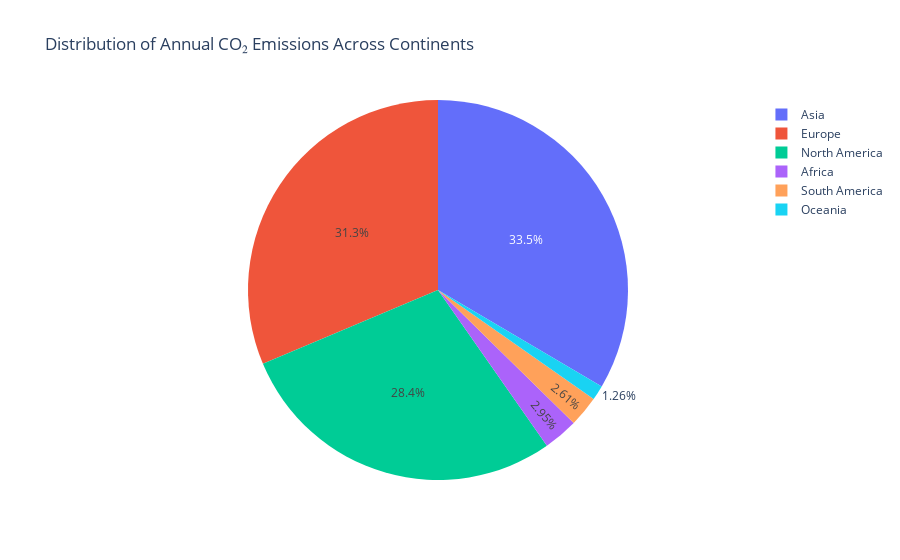

Notebook source saved alongside this figure:
### Markdown cell above
### 1. Top emitters by continent in 2022

### Code cell
continents_to_analyze = ['Africa', 'Asia', 'Europe', 'North America', 'Oceania', 'South America']

# Filter the DataFrame for the desired continents
filtered_df = merged_df[merged_df['Entity'].isin(continents_to_analyze)]

# Sum up the annual CO₂ emissions for each continent
continent_emissions = filtered_df.groupby('Entity')['Annual CO₂ emissions'].sum().reset_index()

# Create a pie chart
fig = px.pie(continent_emissions, values='Annual CO₂ emissions', names='Entity', 
             title='Distribution of Annual CO₂ Emissions Across Continents')

# Show the interactive chart
fig.show()

### Figure 1 — Plotly figure (JSON) as saved in the notebook; plotly's stock layout.template omitted (floating-point values rounded to 4 significant figures)
{"data": [{"domain": {"x": [0, 1], "y": [0, 1]}, "hovertemplate": "Entity=%{label}<br>Annual CO₂ emissions=%{value}<extra></extra>", "labels": ["Africa", "Asia", "Europe", "North America", "Oceania", "South America"], "legendgroup": "", "name": "", "showlegend": true, "type": "pie", "values": [51012371594, 578424120119, 541760381879, 490200000000.0, 21730000000.0, 45060837044]}], "layout": {"legend": {"tracegroupgap": 0}, "title": {"text": "Distribution of Annual CO₂ Emissions Across Continents"}}}
